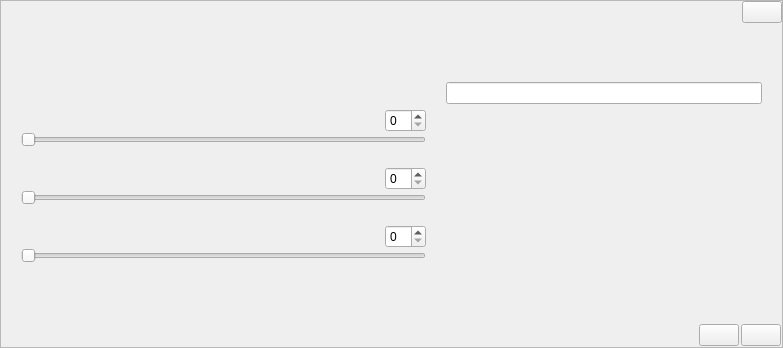
<?xml version="1.0" encoding="UTF-8"?>
<ui version="4.0">
 <class>Rgb</class>
 <widget class="QWidget" name="Rgb">
  <property name="geometry">
   <rect>
    <x>0</x>
    <y>0</y>
    <width>783</width>
    <height>348</height>
   </rect>
  </property>
  <layout class="QGridLayout" name="glay_main">
   <property name="leftMargin">
    <number>0</number>
   </property>
   <property name="topMargin">
    <number>0</number>
   </property>
   <property name="rightMargin">
    <number>0</number>
   </property>
   <property name="bottomMargin">
    <number>0</number>
   </property>
   <property name="spacing">
    <number>0</number>
   </property>
   <item row="1" column="0">
    <widget class="QFrame" name="fr_main">
     <property name="frameShape">
      <enum>QFrame::StyledPanel</enum>
     </property>
     <property name="frameShadow">
      <enum>QFrame::Raised</enum>
     </property>
     <layout class="QVBoxLayout" name="vlay_fr_main">
      <property name="spacing">
       <number>0</number>
      </property>
      <property name="leftMargin">
       <number>0</number>
      </property>
      <property name="topMargin">
       <number>0</number>
      </property>
      <property name="rightMargin">
       <number>0</number>
      </property>
      <property name="bottomMargin">
       <number>0</number>
      </property>
      <item>
       <widget class="QFrame" name="fr_menu_top">
        <layout class="QHBoxLayout" name="hlay_menu_top">
         <property name="spacing">
          <number>0</number>
         </property>
         <property name="leftMargin">
          <number>0</number>
         </property>
         <property name="topMargin">
          <number>0</number>
         </property>
         <property name="rightMargin">
          <number>0</number>
         </property>
         <property name="bottomMargin">
          <number>0</number>
         </property>
         <item>
          <widget class="QLabel" name="lb_mt_ico"/>
         </item>
         <item>
          <spacer name="horizontalSpacer_2">
           <property name="orientation">
            <enum>Qt::Horizontal</enum>
           </property>
           <property name="sizeHint" stdset="0">
            <size>
             <width>40</width>
             <height>20</height>
            </size>
           </property>
          </spacer>
         </item>
         <item>
          <widget class="QLabel" name="lb_mt_nom"/>
         </item>
         <item>
          <spacer name="horizontalSpacer_1">
           <property name="orientation">
            <enum>Qt::Horizontal</enum>
           </property>
           <property name="sizeHint" stdset="0">
            <size>
             <width>40</width>
             <height>20</height>
            </size>
           </property>
          </spacer>
         </item>
         <item>
          <widget class="QPushButton" name="pb_mt_quitter"/>
         </item>
        </layout>
       </widget>
      </item>
      <item>
       <widget class="QFrame" name="fr_body">
        <layout class="QVBoxLayout" name="vlay_rgb_body">
         <property name="spacing">
          <number>0</number>
         </property>
         <property name="leftMargin">
          <number>20</number>
         </property>
         <property name="topMargin">
          <number>0</number>
         </property>
         <property name="rightMargin">
          <number>20</number>
         </property>
         <property name="bottomMargin">
          <number>0</number>
         </property>
         <item>
          <layout class="QGridLayout" name="glay_rgb">
           <property name="horizontalSpacing">
            <number>20</number>
           </property>
           <property name="verticalSpacing">
            <number>0</number>
           </property>
           <item row="1" column="3">
            <widget class="QLineEdit" name="le_rgb_hex"/>
           </item>
           <item row="3" column="3" rowspan="8">
            <widget class="QFrame" name="fr_rgb_colors">
             <layout class="QVBoxLayout" name="vlay_fr_rgb_colors">
              <property name="spacing">
               <number>0</number>
              </property>
              <property name="leftMargin">
               <number>0</number>
              </property>
              <property name="topMargin">
               <number>0</number>
              </property>
              <property name="rightMargin">
               <number>0</number>
              </property>
              <property name="bottomMargin">
               <number>0</number>
              </property>
             </layout>
            </widget>
           </item>
           <item row="0" column="0" colspan="4">
            <spacer name="verticalSpacer_14">
             <property name="orientation">
              <enum>Qt::Vertical</enum>
             </property>
             <property name="sizeHint" stdset="0">
              <size>
               <width>20</width>
               <height>40</height>
              </size>
             </property>
            </spacer>
           </item>
           <item row="3" column="1">
            <spacer name="horizontalSpacer_10">
             <property name="orientation">
              <enum>Qt::Horizontal</enum>
             </property>
             <property name="sizeHint" stdset="0">
              <size>
               <width>40</width>
               <height>20</height>
              </size>
             </property>
            </spacer>
           </item>
           <item row="11" column="0" colspan="4">
            <spacer name="verticalSpacer_11">
             <property name="orientation">
              <enum>Qt::Vertical</enum>
             </property>
             <property name="sizeHint" stdset="0">
              <size>
               <width>20</width>
               <height>40</height>
              </size>
             </property>
            </spacer>
           </item>
           <item row="9" column="2">
            <widget class="QSpinBox" name="sb_rgb_blue"/>
           </item>
           <item row="9" column="0">
            <widget class="QLabel" name="lb_rgb_blue"/>
           </item>
           <item row="6" column="2">
            <widget class="QSpinBox" name="sb_rgb_green"/>
           </item>
           <item row="3" column="0">
            <widget class="QLabel" name="lb_rgb_red"/>
           </item>
           <item row="6" column="0">
            <widget class="QLabel" name="lb_rgb_green"/>
           </item>
           <item row="9" column="1">
            <spacer name="horizontalSpacer_12">
             <property name="orientation">
              <enum>Qt::Horizontal</enum>
             </property>
             <property name="sizeHint" stdset="0">
              <size>
               <width>40</width>
               <height>20</height>
              </size>
             </property>
            </spacer>
           </item>
           <item row="4" column="0" colspan="3">
            <widget class="QSlider" name="sd_rgb_red">
             <property name="orientation">
              <enum>Qt::Horizontal</enum>
             </property>
            </widget>
           </item>
           <item row="7" column="0" colspan="3">
            <widget class="QSlider" name="sd_rgb_green">
             <property name="orientation">
              <enum>Qt::Horizontal</enum>
             </property>
            </widget>
           </item>
           <item row="3" column="2">
            <widget class="QSpinBox" name="sb_rgb_red"/>
           </item>
           <item row="8" column="0" colspan="3">
            <spacer name="verticalSpacer_12">
             <property name="orientation">
              <enum>Qt::Vertical</enum>
             </property>
             <property name="sizeType">
              <enum>QSizePolicy::Fixed</enum>
             </property>
             <property name="sizeHint" stdset="0">
              <size>
               <width>20</width>
               <height>20</height>
              </size>
             </property>
            </spacer>
           </item>
           <item row="10" column="0" colspan="3">
            <widget class="QSlider" name="sd_rgb_blue">
             <property name="orientation">
              <enum>Qt::Horizontal</enum>
             </property>
            </widget>
           </item>
           <item row="5" column="0" colspan="3">
            <spacer name="verticalSpacer_13">
             <property name="orientation">
              <enum>Qt::Vertical</enum>
             </property>
             <property name="sizeType">
              <enum>QSizePolicy::Fixed</enum>
             </property>
             <property name="sizeHint" stdset="0">
              <size>
               <width>20</width>
               <height>20</height>
              </size>
             </property>
            </spacer>
           </item>
           <item row="6" column="1">
            <spacer name="horizontalSpacer_11">
             <property name="orientation">
              <enum>Qt::Horizontal</enum>
             </property>
             <property name="sizeHint" stdset="0">
              <size>
               <width>40</width>
               <height>20</height>
              </size>
             </property>
            </spacer>
           </item>
           <item row="2" column="3">
            <spacer name="verticalSpacer">
             <property name="orientation">
              <enum>Qt::Vertical</enum>
             </property>
             <property name="sizeType">
              <enum>QSizePolicy::Fixed</enum>
             </property>
             <property name="sizeHint" stdset="0">
              <size>
               <width>20</width>
               <height>5</height>
              </size>
             </property>
            </spacer>
           </item>
          </layout>
         </item>
        </layout>
       </widget>
      </item>
      <item>
       <widget class="QFrame" name="fr_rgb_bottom">
        <layout class="QHBoxLayout" name="hlay_rgb_bottom">
         <property name="spacing">
          <number>2</number>
         </property>
         <property name="leftMargin">
          <number>0</number>
         </property>
         <property name="topMargin">
          <number>2</number>
         </property>
         <property name="rightMargin">
          <number>1</number>
         </property>
         <property name="bottomMargin">
          <number>1</number>
         </property>
         <item>
          <spacer name="horizontalSpacer">
           <property name="orientation">
            <enum>Qt::Horizontal</enum>
           </property>
           <property name="sizeHint" stdset="0">
            <size>
             <width>40</width>
             <height>20</height>
            </size>
           </property>
          </spacer>
         </item>
         <item>
          <widget class="QPushButton" name="pb_rgb_ok"/>
         </item>
         <item>
          <widget class="QPushButton" name="pb_rgb_annuler"/>
         </item>
        </layout>
       </widget>
      </item>
     </layout>
    </widget>
   </item>
  </layout>
 </widget>
 <resources/>
 <connections/>
</ui>
